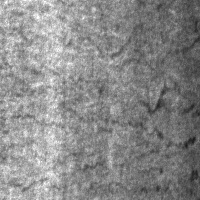
#> input picture dataset/NEU-DET/train/images/crazing/crazing_10.jpg, 200 x 200 px; its folder holds only this picture in this run
$ python -i otsu.py   (imports and definitions only)
#> lines starting #> are read from the running program, lines starting #| are printed output that depends on the picture; after the words box and inside, x2 and y2 are one past the last pixel; in counts of white or black regions, pixels touching at a corner belong together
#> further down, picture is the input picture: shape (200, 200, 3); min 24, max 255, mean 137
"""
otsu.py — Otsu Thresholding + Morphological Post-Processing (Baseline 2)

Conventional segmentation baseline for steel surface defect detection.
Applies Otsu's global binarization followed by morphological opening and closing
to remove noise and fill small discontinuities.

Key Characteristics:
  - Uses preprocessed normalized grayscale image.
  - Computes optimal threshold via cv2.threshold(..., cv2.THRESH_BINARY + cv2.THRESH_OTSU).
  - Cleans binary mask using morphological opening (cv2.MORPH_OPEN) with a (3, 3) elliptical kernel.
  - Closes small gaps using morphological closing (cv2.MORPH_CLOSE) with the same structuring element.
  - Does NOT use priority map, max-heap, Union-Find, or region growing.
  - Returns (otsu_threshold, binary_mask, cleaned_mask).
"""

import cv2
import numpy as np


def otsu_morphology(image):
    """
    Segment defects using Otsu thresholding followed by morphological operations.

    Algorithm:
      1. Ensure image is single-channel uint8.
      2. Compute global Otsu threshold and generate raw binary mask.
      3. Create a 3x3 elliptical structuring element.
      4. Apply morphological opening to eliminate isolated noise.
      5. Apply morphological closing to bridge narrow gaps within defect regions.
      6. Return threshold value, raw binary mask, and cleaned binary mask.

    Args:
        image (numpy.ndarray): Preprocessed normalized grayscale steel defect image (H, W).

    Returns:
        tuple: (otsu_threshold, binary_mask, cleaned_mask)
            - otsu_threshold (float): Automatically determined Otsu threshold value.
            - binary_mask (numpy.ndarray): Raw thresholded binary mask (uint8, {0, 255}).
            - cleaned_mask (numpy.ndarray): Morphologically cleaned binary mask (uint8, {0, 255}).
    """
    # 1. Ensure 2D uint8 image
    if image.ndim == 3:
        image = image[:, :, 0]

    if image.dtype != np.uint8:
        img_uint8 = np.clip(image, 0, 255).astype(np.uint8)
    else:
        img_uint8 = image

    # 2. Otsu thresholding
    otsu_threshold, binary_mask = cv2.threshold(
        img_uint8,
        0,
        255,
        cv2.THRESH_BINARY + cv2.THRESH_OTSU
    )
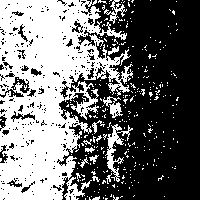
#> binary_mask: shape (200, 200); 44% white; 307 white regions (294 under 20 px), largest, box (x1, y1, x2, y2) and area: (0, 0, 133, 200) 15693, (105, 124, 133, 182) 445, (103, 96, 123, 118) 189
#> otsu_threshold = 140

    # 3. Morphological structuring element (3x3 ellipse)
    kernel = cv2.getStructuringElement(
        cv2.MORPH_ELLIPSE,
        (3, 3)
    )

    # 4. Morphological opening to remove small noise
    opened_mask = cv2.morphologyEx(binary_mask, cv2.MORPH_OPEN, kernel)
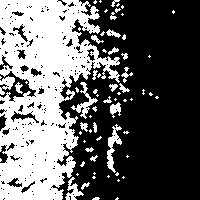
#> opened_mask: shape (200, 200); 39% white; 68 white regions (45 under 20 px), largest, box (x1, y1, x2, y2) and area: (0, 0, 120, 200) 13595, (107, 124, 122, 173) 281, (71, 82, 98, 119) 246

    # 5. Morphological closing to fill small gaps
    cleaned_mask = cv2.morphologyEx(opened_mask, cv2.MORPH_CLOSE, kernel)
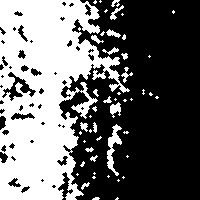
#> cleaned_mask: shape (200, 200); 41% white; 50 white regions (33 under 20 px), largest, box (x1, y1, x2, y2) and area: (0, 0, 130, 200) 15149, (107, 124, 122, 176) 308, (110, 102, 121, 118) 105

    return float(otsu_threshold), binary_mask, cleaned_mask

>>> import cv2
>>> picture = cv2.imread('../dataset/NEU-DET/train/images/crazing/crazing_10.jpg')
>>> result = otsu_morphology(picture)

$ run again, on dataset/NEU-DET/train/images/crazing/crazing_100.jpg
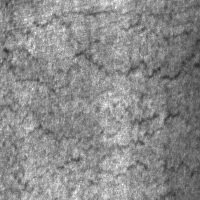
#> input picture dataset/NEU-DET/train/images/crazing/crazing_100.jpg, 200 x 200 px
#> picture is the input picture: shape (200, 200, 3); min 41, max 255, mean 138.5
#> in otsu_morphology, `otsu_threshold, binary_mask = cv2.threshold( img_uint8, 0, 255, cv2.TH..`:
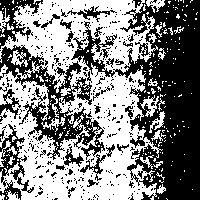
#> binary_mask: shape (200, 200); 51.9% white; 393 black regions (360 under 20 px), largest, box (x1, y1, x2, y2) and area: (71, 0, 200, 200) 11329, (0, 45, 105, 160) 3605, (0, 124, 34, 200) 853
#> otsu_threshold = 137
#> opened_mask: shape (200, 200); 44% white; 115 white regions (71 under 20 px), largest, box (x1, y1, x2, y2) and area: (0, 66, 157, 200) 9738, (5, 0, 150, 76) 5357, (5, 164, 24, 190) 162
#> in otsu_morphology, `cleaned_mask = cv2.morphologyEx(opened_mask, cv2.MORPH_CLOSE, kernel)`:
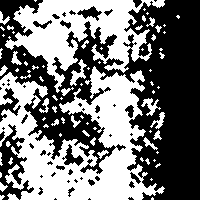
#> cleaned_mask: shape (200, 200); 47.3% white; 78 white regions (47 under 20 px), largest, box (x1, y1, x2, y2) and area: (0, 66, 165, 200) 10984, (5, 0, 165, 93) 6164, (70, 59, 87, 86) 167

$ run again, on dataset/NEU-DET/train/images/crazing/crazing_101.jpg
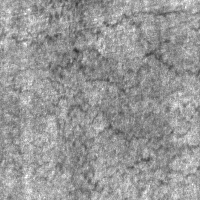
#> input picture dataset/NEU-DET/train/images/crazing/crazing_101.jpg, 200 x 200 px
#> picture is the input picture: shape (200, 200, 3); min 41, max 255, mean 151.5
#> in otsu_morphology, `otsu_threshold, binary_mask = cv2.threshold( img_uint8, 0, 255, cv2.TH..`:
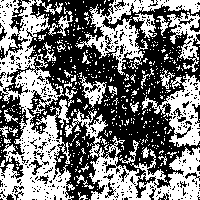
#> binary_mask: shape (200, 200); 47.5% white; 495 white regions (459 under 20 px), largest, box (x1, y1, x2, y2) and area: (0, 0, 75, 200) 7010, (65, 109, 200, 200) 3763, (75, 0, 200, 75) 2408
#> otsu_threshold = 152
#> opened_mask: shape (200, 200); 36.5% white; 167 white regions (122 under 20 px), largest, box (x1, y1, x2, y2) and area: (0, 69, 71, 200) 3647, (89, 150, 157, 200) 1317, (168, 75, 200, 146) 1274
#> in otsu_morphology, `cleaned_mask = cv2.morphologyEx(opened_mask, cv2.MORPH_CLOSE, kernel)`:
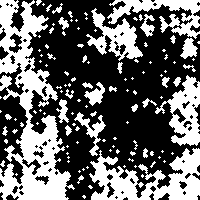
#> cleaned_mask: shape (200, 200); 40.3% white; 120 white regions (87 under 20 px), largest, box (x1, y1, x2, y2) and area: (0, 0, 75, 200) 6356, (89, 148, 200, 200) 3021, (155, 75, 200, 146) 1459

$ run again, on dataset/NEU-DET/train/images/crazing/crazing_106.jpg
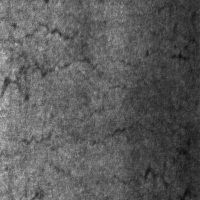
#> input picture dataset/NEU-DET/train/images/crazing/crazing_106.jpg, 200 x 200 px
#> picture is the input picture: shape (200, 200, 3); min 10, max 199, mean 91.3
#> in otsu_morphology, `otsu_threshold, binary_mask = cv2.threshold( img_uint8, 0, 255, cv2.TH..`:
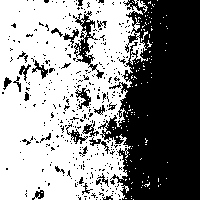
#> binary_mask: shape (200, 200); 56% white; 383 black regions (354 under 20 px), largest, box (x1, y1, x2, y2) and area: (98, 0, 200, 200) 14617, (73, 11, 104, 79) 553, (75, 88, 91, 109) 148
#> otsu_threshold = 88
#> opened_mask: shape (200, 200); 52.7% white; 251 black regions (227 under 20 px), largest, box (x1, y1, x2, y2) and area: (60, 0, 200, 200) 15923, (51, 11, 107, 79) 968, (75, 85, 91, 110) 206
#> in otsu_morphology, `cleaned_mask = cv2.morphologyEx(opened_mask, cv2.MORPH_CLOSE, kernel)`:
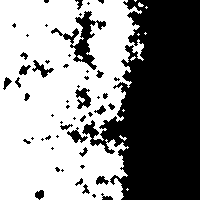
#> cleaned_mask: shape (200, 200); 55.4% white; 54 black regions (30 under 20 px), largest, box (x1, y1, x2, y2) and area: (82, 0, 200, 200) 15527, (51, 11, 106, 70) 838, (75, 88, 91, 109) 192
